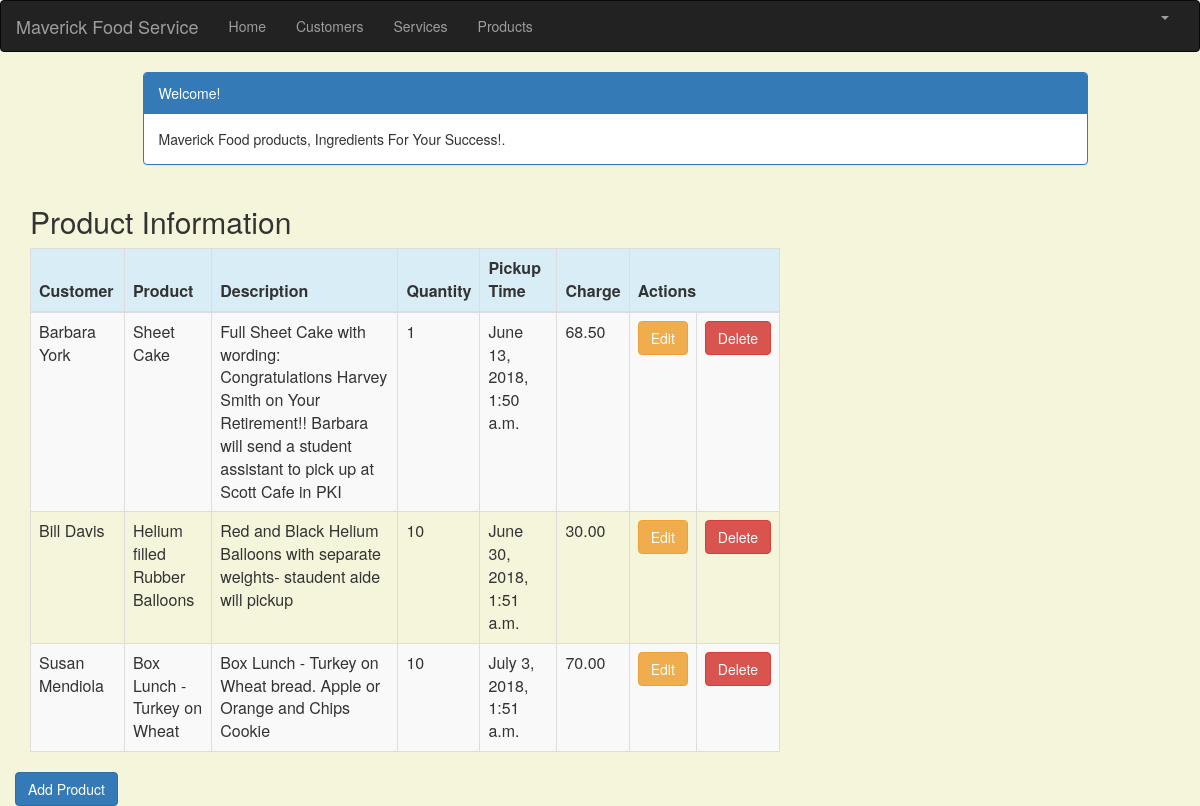
Page /product_list (signed in) on the earlier database version.
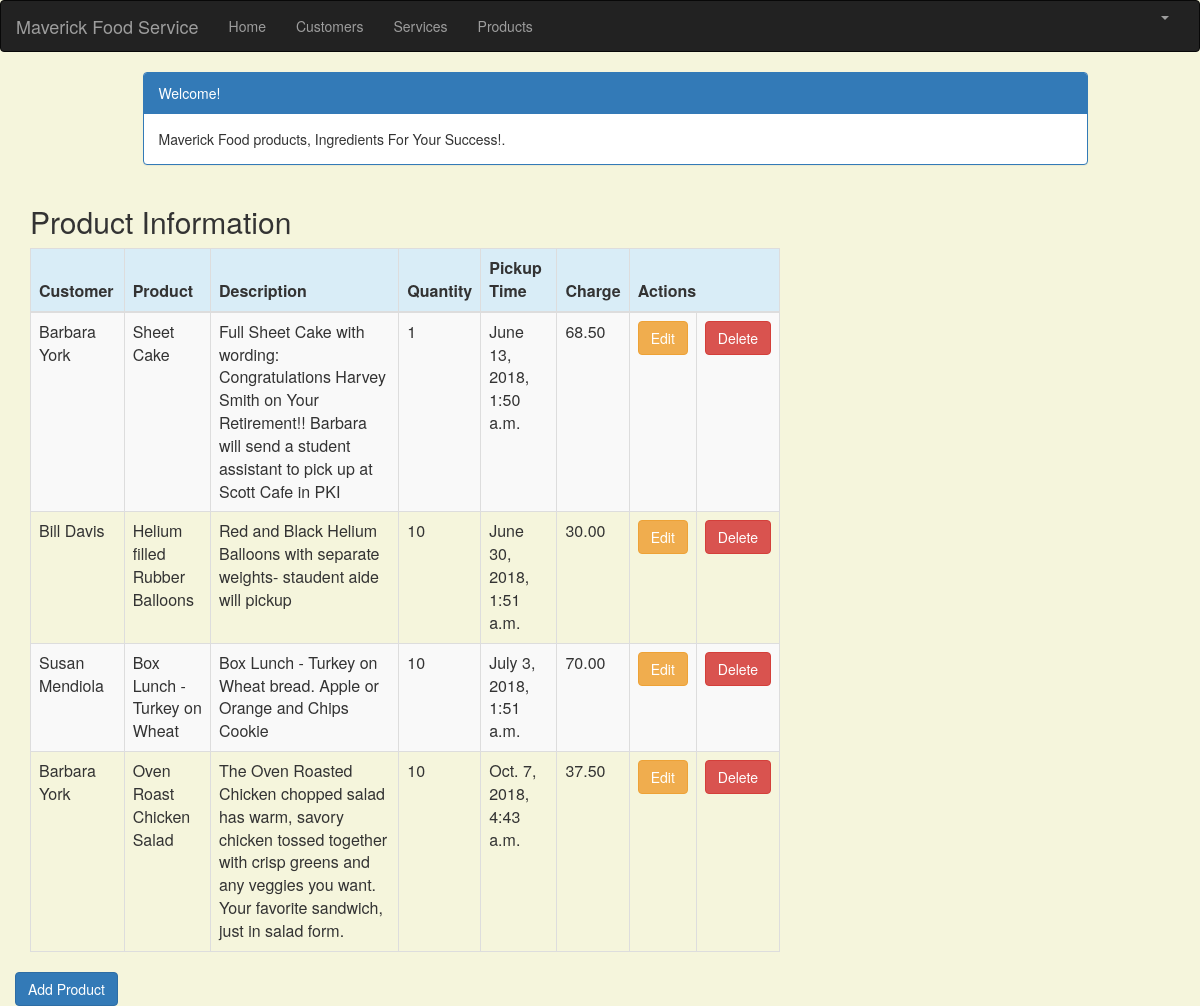
Same page on the later database version.
### crm/models.py (models this page shows, shortened)
class Product(models.Model):
    cust_name = models.ForeignKey(Customer, on_delete=models.CASCADE, related_name='products')
    product = models.CharField(max_length=100)
    p_description = models.TextField()
    quantity = models.IntegerField()
    pickup_time = models.DateTimeField(
        default=timezone.now)
    charge = models.DecimalField(max_digits=10, decimal_places=2)
    created_date = models.DateTimeField(
        default=timezone.now)
    updated_date = models.DateTimeField(auto_now_add=True)

class Customer(models.Model):
    cust_name = models.CharField(max_length=50)
    organization = models.CharField(max_length=100, blank=True)
    role = models.CharField(max_length=100)
    email = models.EmailField(max_length=100)
    bldgroom = models.CharField(max_length=100)
    address = models.CharField(max_length=200)
    account_number = models.IntegerField(blank=False, null=False)
    city = models.CharField(max_length=50)
    state = models.CharField(max_length=50)
    zipcode = models.CharField(max_length=10)
    phone_number = models.CharField(max_length=50)
    created_date = models.DateTimeField(
        default=timezone.now)
    updated_date = models.DateTimeField(auto_now_add=True)
    def __str__(self):
        return str(self.cust_name)

### crm/views.py (the view)
# urls.py: path('product_list', views.product_list, name='product_list'),
@login_required
def product_list(request):
   products = Product.objects.filter(created_date__lte=timezone.now())
   return render(request, 'crm/product_list.html', {'products': products})

### crm/templates/crm/product_list.html (shortened to what this page needs)
{% extends 'crm/base.html' %}
{% block content %}
    <html>
    <head>
        <link rel="stylesheet" href="https://maxcdn.bootstrapcdn.com/bootstrap/3.3.4/css/bootstrap.min.css">
    </head>
    <body>
    <div class="container">
        <div class="row">
            <div class="col-md-10 col-md-offset-1">
                <div class="panel panel-primary">
                    <div class="panel-heading">Welcome!</div>
                    <div class="panel-body">
                        Maverick Food products, Ingredients For Your Success!.
                    </div>
                </div>
            </div>
        </div>
    </div>
    <div class="row">
        <h2 style="padding-left: 15Px">Product Information</h2>
    </div>
    <div>
        <table class="table table-striped table-bordered table-hover" style="width:1300px;">
            <thead>
            <tr class="bg-info">
                <th>Customer</th>
                <th>Product</th>
                <th>Description</th>
                <th>Quantity</th>
                <th>Pickup Time</th>
                <th>Charge</th>
                <th colspan="3">Actions</th>
            </tr>
            </thead>
            <tbody>
            {% for product in products %}
                <tr>
                    <td>{{ product.cust_name }}</td>
                    <td>{{ product.product }}</td>
                    <td>{{ product.p_description }}</td>
                    <td>{{ product.quantity }}</td>
                    <td>{{ product.pickup_time }}</td>
                    <td>{{ product.charge }}</td>
                    <td><a href="{% url 'crm:product_edit' pk=product.pk %}"
                           class="btn btn-warning">Edit</a></td>
                   <td><a href="{% url 'crm:product_delete' pk=product.pk %}"
                           onclick="return confirm('Are you sure you want to delete?')"
                           class="btn btn-danger">Delete</a>
                    </td>
                </tr>
            {% endfor %}
            </tbody>
        </table>
    <div class="row">
         <a href="{% url 'crm:product_new' %}" class="row"><span
                    class="btn btn-primary">Add Product</span></a>
        </div>
    </div>
    </body>
    </html>
{% endblock %}

Differences in the rows shown:
added Product: cust_name "Barbara York", product "Oven Roast Chicken Salad", p_description "The Oven Roasted Chicken chopped salad has warm, savory chicken tossed together with crisp greens and any veggies you want. Your favorite sandwich, just in salad form.", quantity "10", pickup_time "Oct. 7, 2018, 4:43 a.m.", charge "37.50"
